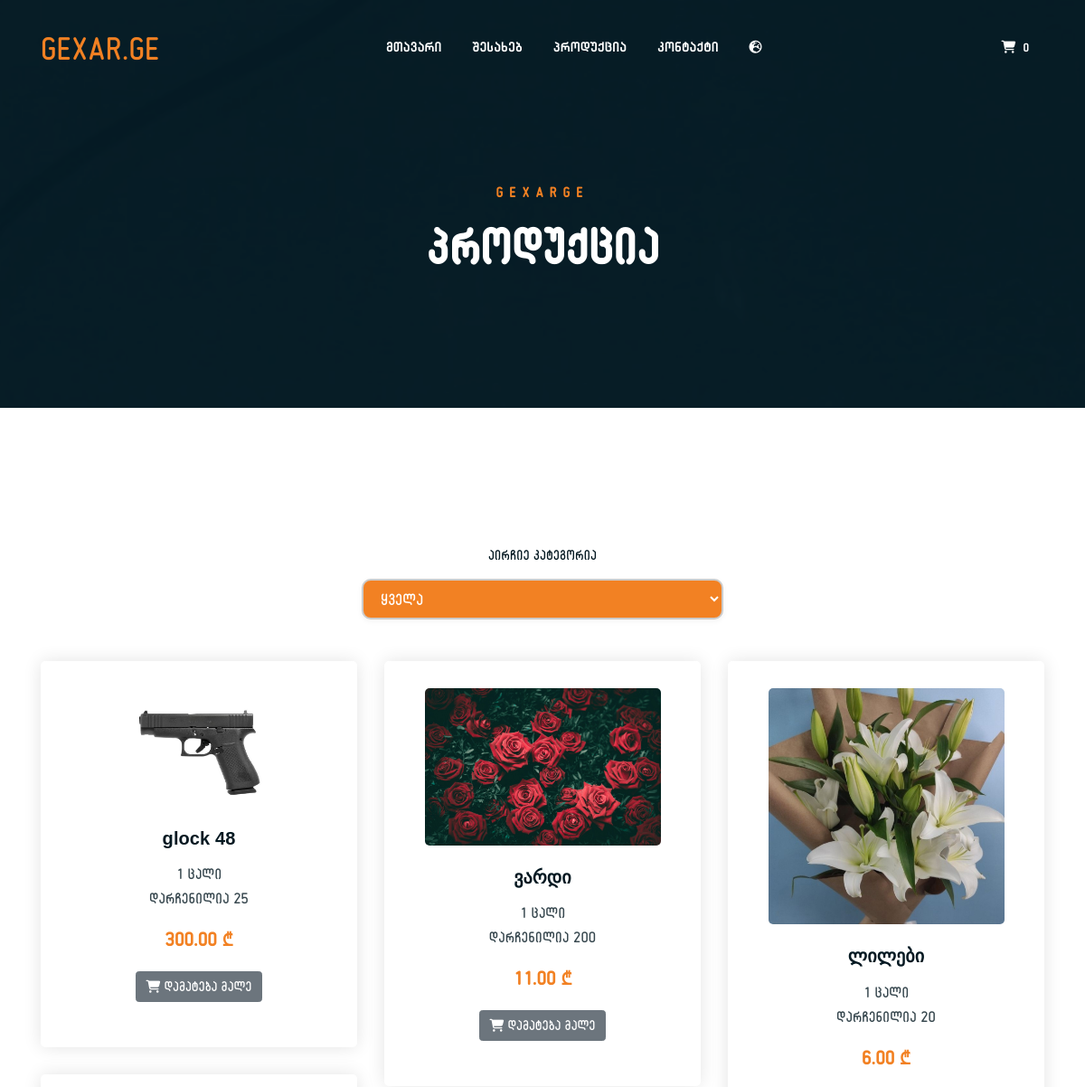
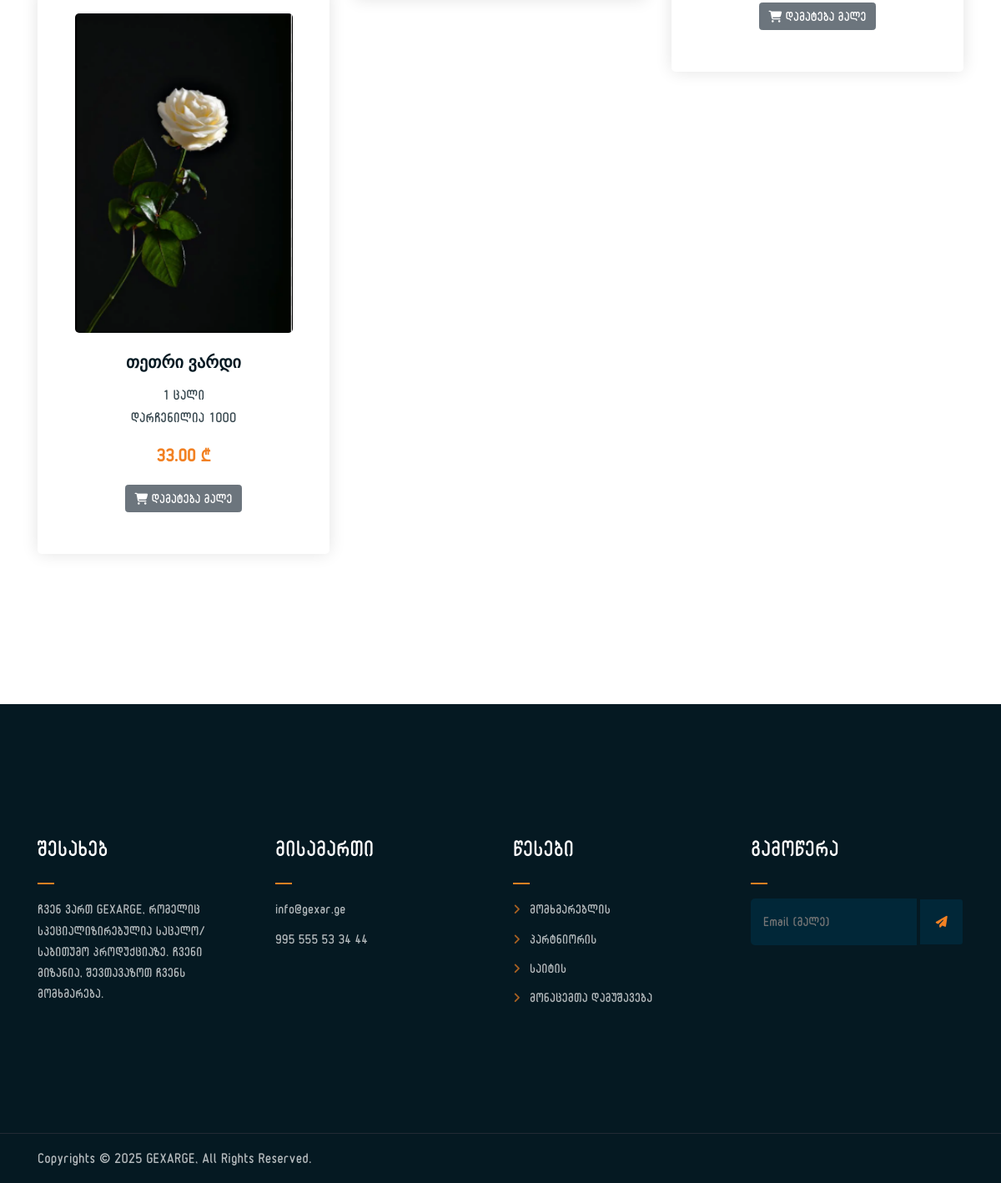
The app's page /product/ with its own data (2 pictures, top to bottom).
### web/models.py (models this page shows, shortened)
class Product(models.Model):
    name = models.CharField(max_length=100, verbose_name="სახელი")
    description = models.TextField(verbose_name="აღწერა")
    price = models.DecimalField(
        max_digits=10,
        decimal_places=2,
        verbose_name="ფასი"
    )
    storage_quantity = models.PositiveIntegerField(
        default=0,
        verbose_name="საწყობში რაოდენობა"
    )
    filter_setting = models.CharField(
        max_length=50,
        verbose_name="ფილტრის პარამეტრი",
        blank=True
    )
    code = models.CharField(
        max_length=5,
        unique=True,
        verbose_name="კოდი",
        editable=False,
        blank=True,
        null=True
    )
    image = models.ImageField(
        upload_to='products/',
        verbose_name="ფოტო",
        null=True,
        blank=True
    )
    class Meta:
        verbose_name = "პროდუქტი"
        verbose_name_plural = "პროდუქტები"

### web/views.py (the view)
# urls.py: path('product/', views.product, name='product'),
def product(request):
    filter_value = request.GET.get('filter')
    if filter_value == "ფასდაკლება":
        today = date.today()
        active_discounts = Discount.objects.filter(valid_date__gte=today)
        products = Product.objects.filter(discount__in=active_discounts).distinct()
    elif filter_value:
        products = Product.objects.filter(filter_setting=filter_value)
    else:
        products = Product.objects.all()
    filter_settings = set(p.filter_setting for p in Product.objects.all() if p.filter_setting)
    context = {
        'product': products,
        'filter_settings': filter_settings,
        'active_filter': filter_value,
        'today': date.today(),
    }
    return render(request, 'products.html', context)

### web/templatetags/my_filters.py (called while the page is built)
@register.filter
def get_discount(product, today):
    discounts = product.discount_set.filter(valid_date__gte=today).order_by('valid_date')
    return discounts.first() if discounts.exists() else None

### web/templates/products.html (shortened to what this page needs)
{% load static %}
{% load my_filters %}
<!DOCTYPE html>
<html lang="en">
<head>
    <link rel="stylesheet" href="{% static 'assets/css/all.min.css' %}">
    <link rel="stylesheet" href="{% static 'assets/bootstrap/css/bootstrap.min.css' %}">
    <link rel="stylesheet" href="{% static 'assets/css/owl.carousel.css' %}">
    <link rel="stylesheet" href="{% static 'assets/css/magnific-popup.css' %}">
    <link rel="stylesheet" href="{% static 'assets/css/animate.css' %}">
    <link rel="stylesheet" href="{% static 'assets/css/meanmenu.min.css' %}">
    <link rel="stylesheet" href="{% static 'assets/css/main.css' %}">
    <link rel="stylesheet" href="{% static 'assets/css/responsive.css' %}">
</head>
<body>
	{% include "staticpages/header.html" %}
	<div class="breadcrumb-section breadcrumb-bg">
		<div class="container">
			<div class="row">
				<div class="col-lg-8 offset-lg-2 text-center">
					<div class="breadcrumb-text font-alk-rounded ">
						<p>GEXARGE</p>
						<h1>პროდუქცია</h1>
					</div>
				</div>
			</div>
		</div>
	</div>
	<div class="product-section mt-150 mb-150">
		<div class="container">
			<div class="row justify-content-center my-4">
				<div class="col-md-6 text-center">
					<form method="get" action="/product/">
						<label for="filter-select" class="form-label d-block mb-2 font-alk-rounded fs-5">აირჩიე კატეგორია</label>
						<select name="filter" id="filter-select" class="filter-dropdown" onchange="this.form.submit()">
							<option value="" {% if not active_filter %}selected{% endif %}>ყველა</option>
						</select>
					</form>
				</div>
			</div>
			<div class="row product-lists">
				{% if not product %}
					<div class="alert alert-info font-alk-rounded" role="alert">
						პროდუქცია არ არის
					</div>
				{% else %}
					{% for x in product %}
						<div class="col-lg-4 col-md-6 text-center {{ x.filter_setting }}">
							<div class="single-product-item">
								<div class="product-image">
									<a href="/product/detail-{{ x.code }}/">
										<img src="/{{ x.image }}" alt="{{ x.name }}">
									</a>
								</div>
								<h3>{{ x.name }}</h3>
								<p class="product-price font-alk-rounded">
									<span class="font-alk-rounded">
										1 ცალი <br> დარჩენილია {{ x.storage_quantity }}
									</span>
									{% with discount=x|get_discount:today %}
										{% if discount %}
											{% if discount|days_left > 0 %}
												<del>{{ x.price }} ₾</del>
												<span class="text-danger">
													{{ x|discounted_price:today }} ₾
												</span>
												<small class="text-muted">
													დარჩენილია {{ discount|days_left }} დღე
												</small>
											{% else %}
												<p class="price">{{ x.price }} ₾</p>
											{% endif %}
										{% else %}
											<p class="price">{{ x.price }} ₾</p>
										{% endif %}
									{% endwith %}
								</p>
								<button type="button" class="btn btn-secondary" data-bs-toggle="tooltip" data-bs-placement="bottom" data-bs-title="ონლაინ შეკვეთა მალე!">
									<i class="fas fa-shopping-cart"></i> დამატება მალე
								</button>
							</div>
						</div>
					{% endfor %}
				{% endif %}
			</div>
		</div>
	</div>
	{% include "staticpages/footer.html" %}
</body>
</html>

### web/templates/staticpages/header.html (shortened to what this page needs)
<div class="top-header-area" id="sticker">
    <div class="container">
        <div class="row">
            <div class="col-lg-12 col-sm-12 text-center">
                <div class="main-menu-wrap">
                    <div class="site-logo">
                        <a href="/">
                            GEXAR.GE
                        </a>
                    </div>
                    <nav class="main-menu">
                        <ul>
                            <li><a href="/">მთავარი</a>
                            </li>
                            <li><a href="/about/">შესახებ</a></li>
                            <li><a href="/product/">პროდუქცია</a>
                            </li>
                            <li><a href="/contact/">კონტაქტი</a></li>
                            <li><a href="/"><i class="fa-solid fa-earth-europe"></i></a>
                            </li>
                            <li>
                                <div class="header-icons">
                                    <a class="shopping-cart" href="/carts/"><i class="fas fa-cart-shopping" style="color: #ffffff"></i>
                                        <span id="cart-count" class="cart-count-badge">0</span>
                                    </a>
                                </div>
                            </li>
                        </ul>
                    </nav>
                </div>
            </div>
        </div>
    </div>
</div>

### web/templates/staticpages/footer.html
<div class="footer-area">
    <div class="container">
        <div class="row">
            <div class="col-lg-3 col-md-6">
                <div class="footer-box about-widget">
                    <h2 class="widget-title">შესახებ</h2>
                    <p>
                        ჩვენ ვართ GEXARGE, რომელიც სპეციალიზირებულია საცალო/საბითუმო პროდუქციაზე. ჩვენი მიზანია, შევთავაზოთ ჩვენს მომხმარება.
                    </p>
                </div>
            </div>
            <div class="col-lg-3 col-md-6">
                <div class="footer-box get-in-touch">
                    <h2 class="widget-title">მისამართი</h2>
                    <ul>
                        <li>info@gexar.ge</li>
                        <li>995 555 53 34 44</li>
                    </ul>
                </div>
            </div>
            <div class="col-lg-3 col-md-6">
                <div class="footer-box pages">
                    <h2 class="widget-title">წესები</h2>
                    <ul>
                        <li><a href="/">მომხმარებლის</a></li>
                        <li><a href="/">პარტნიორის</a></li>
                        <li><a href="/">საიტის</a></li>
                        <li><a href="/">მონაცემთა დამუშავება</a></li>
                    </ul>
                </div>
            </div>
            <div class="col-lg-3 col-md-6">
                <div class="footer-box subscribe">
                    <h2 class="widget-title">გამოწერა</h2>
                    <form action="/">
                        <input type="email" placeholder="Email (მალე)">
                        <button type="submit" disabled><i class="fas fa-paper-plane"></i></button>
                    </form>
                </div>
            </div>
        </div>
    </div>
</div>
<div class="copyright">
    <div class="container">
        <div class="row">
            <div class="col-lg-6 col-md-12">
                <p>Copyrights &copy; 2025 GEXARGE,  All Rights Reserved.</p>
            </div>
        </div>
    </div>
</div>

### records on screen
Product: image (picture), name "glock 48", storage_quantity "25", price "300.00"
Product: image (picture), name "ვარდი", storage_quantity "200", price "11.00"
Product: image (picture), name "ლილები", storage_quantity "20", price "6.00"
Product: image (picture), name "თეთრი ვარდი", storage_quantity "1000", price "33.00"
